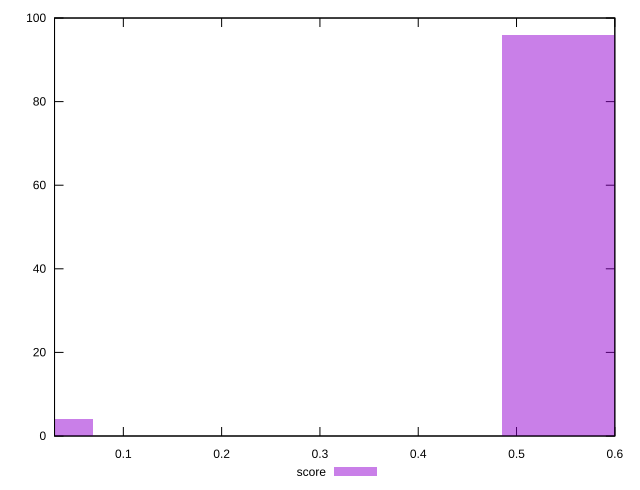

The gnuplot source for this figure:
reset

$score <<EOF
0.5546591754169949 96
0 4
EOF

set key outside below
set boxwidth 0.13866479385424874
set xrange [0.03:0.6]
set yrange [0:100]
set trange [0:100]
set style fill transparent solid 0.5 noborder
set terminal svg size 640, 490 enhanced background rgb 'white'
set output "report_00020_2021-02-19T21:17:38.612Z2/cumulative-layout-shift/samples/pages+cached+noadtech+nomedia+nocss/score/histogram.svg"

plot $score title "score" with boxes

reset
